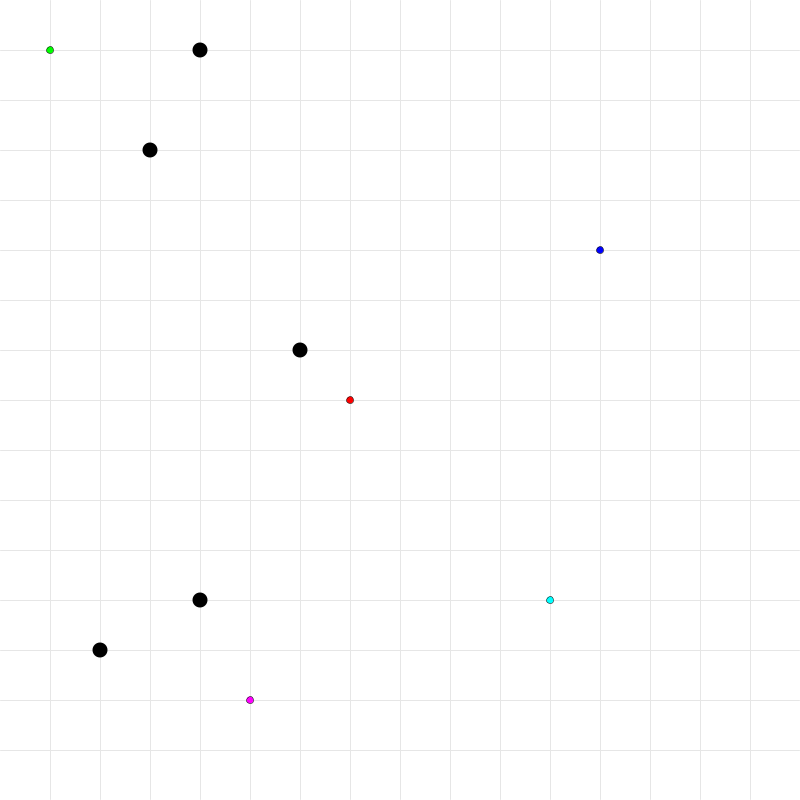
Frame 1 (no input)
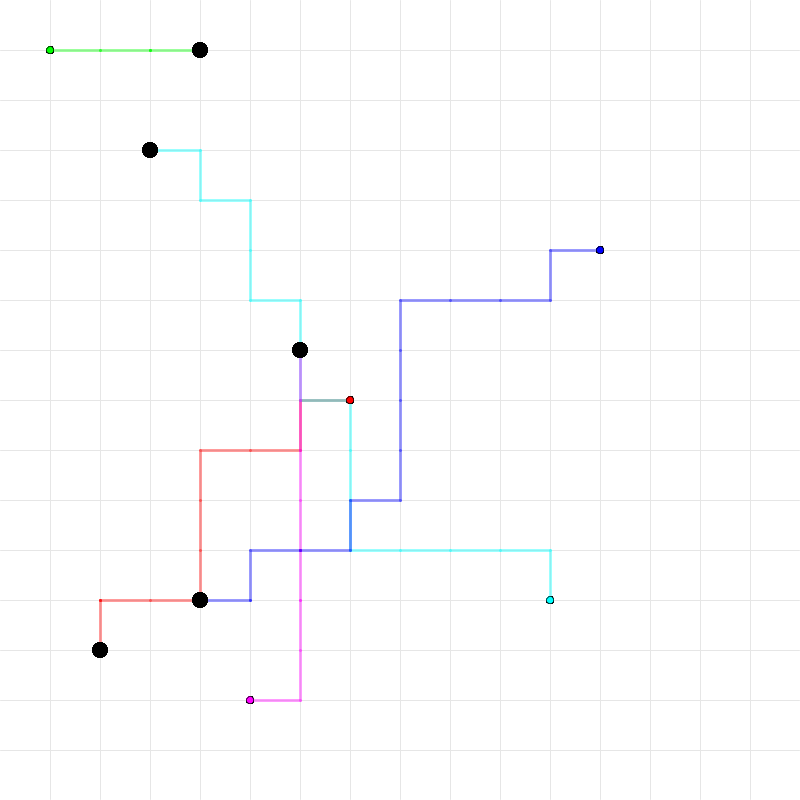
Frame 60 (the mouse pressed at the canvas centre just before this capture)
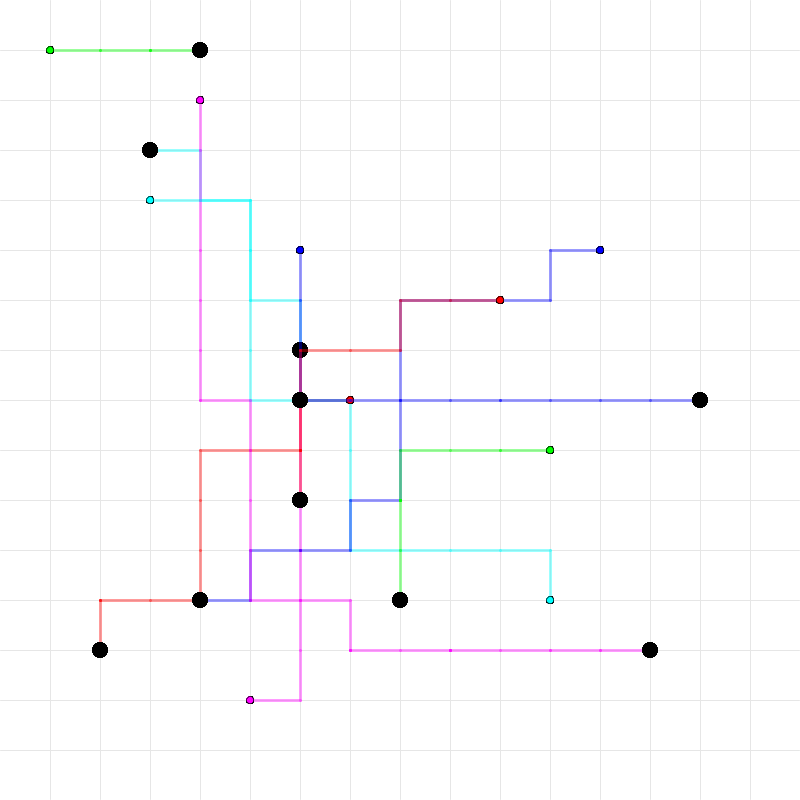
Frame 120 (the mouse held since frame 60 and released just before this capture)

The Processing sketch that drew these frames (run headless with seeded random() and noise(); from frame 60 on, the mouse is pressed at the canvas centre):

// Processing sketch: processing_64393
// ── processing_64393.pde

float beginX = 50*int(random(1, 16));
float beginY = 50*int(random(1, 16));
float endX  = 50*int(random(1, 16));
float endY = 50*int(random(1, 16));
float x = 0;
float y = 0;

float beginX2 = 50*int(random(1, 16));
float beginY2 = 50*int(random(1, 16));
float endX2  = 50*int(random(1, 16));
float endY2 = 50*int(random(1, 16));
float x2 = 0;
float y2 = 0;

float beginX3 = 50*int(random(1, 16));
float beginY3 = 50*int(random(1, 16));
float endX3  = 50*int(random(1, 16));
float endY3 = 50*int(random(1, 16));
float x3 = 0;
float y3 = 0;

float beginX4 = 50*int(random(1, 16));
float beginY4 = 50*int(random(1, 16));
float endX4  = 50*int(random(1, 16));
float endY4 = 50*int(random(1, 16));
float x4 = 0;
float y4 = 0;

float beginX5 = 50*int(random(1, 16));
float beginY5 = 50*int(random(1, 16));
float endX5  = 50*int(random(1, 16));
float endY5 = 50*int(random(1, 16));
float x5 = 0;
float y5 = 0;

float distX = endX - beginX;
float distY = endY - beginY; 
float fracX = abs(distX/50);
float fracY = abs(distY/50);

float distX2 = endX2 - beginX2;
float distY2 = endY2 - beginY2; 
float fracX2 = abs(distX2/50);
float fracY2 = abs(distY2/50);

float distX3 = endX3 - beginX3;
float distY3 = endY3 - beginY3; 
float fracX3 = abs(distX3/50);
float fracY3 = abs(distY3/50);

float distX4 = endX4 - beginX4;
float distY4 = endY4 - beginY4; 
float fracX4 = abs(distX4/50);
float fracY4 = abs(distY4/50);

float distX5 = endX5 - beginX5;
float distY5 = endY5 - beginY5; 
float fracX5 = abs(distX5/50);
float fracY5 = abs(distY5/50);

float stepX = (1/fracX)*distX;
float stepY = (1/fracY)*distY;
float pctx = 0.0;
float pcty = 0.0;
float oldX = 0;
float oldY = 0;

float stepX2 = (1/fracX2)*distX2;
float stepY2 = (1/fracY2)*distY2;
float pctx2 = 0.0;
float pcty2 = 0.0;
float oldX2 = 0;
float oldY2 = 0;

float stepX3 = (1/fracX3)*distX3;
float stepY3 = (1/fracY3)*distY3;
float pctx3 = 0.0;
float pcty3 = 0.0;
float oldX3 = 0;
float oldY3 = 0;

float stepX4 = (1/fracX4)*distX4;
float stepY4 = (1/fracY4)*distY4;
float pctx4 = 0.0;
float pcty4 = 0.0;
float oldX4 = 0;
float oldY4 = 0;

float stepX5 = (1/fracX5)*distX5;
float stepY5 = (1/fracY5)*distY5;
float pctx5 = 0.0;
float pcty5 = 0.0;
float oldX5 = 0;
float oldY5 = 0;

void setup(){
  
  size(800, 800);
  smooth();
  background(255);

  frameRate(20);

  for (int a=50; a<width; a+=50){
  stroke(230);
  line(a, 0, a, width-1);
  line(0, a, width-1, a);
  }
  
beginX = 50*int(random(1, 16));
beginY = 50*int(random(1, 16));
endX  = 50*int(random(1, 16));
endY = 50*int(random(1, 16));
x = 0;
y = 0;

beginX2 = 50*int(random(1, 16));
beginY2 = 50*int(random(1, 16));
endX2  = 50*int(random(1, 16));
endY2 = 50*int(random(1, 16));
x2 = 0;
y2 = 0;

beginX3 = 50*int(random(1, 16));
beginY3 = 50*int(random(1, 16));
endX3  = 50*int(random(1, 16));
endY3 = 50*int(random(1, 16));
x3 = 0;
y3 = 0;

beginX4 = 50*int(random(1, 16));
beginY4 = 50*int(random(1, 16));
endX4  = 50*int(random(1, 16));
endY4 = 50*int(random(1, 16));
x4 = 0;
y4 = 0;

beginX5 = 50*int(random(1, 16));
beginY5 = 50*int(random(1, 16));
endX5  = 50*int(random(1, 16));
endY5 = 50*int(random(1, 16));
x5 = 0;
y5 = 0;

distX = endX - beginX;
distY = endY - beginY; 
fracX = abs(distX/50);
fracY = abs(distY/50);

distX2 = endX2 - beginX2;
distY2 = endY2 - beginY2; 
fracX2 = abs(distX2/50);
fracY2 = abs(distY2/50);

distX3 = endX3 - beginX3;
distY3 = endY3 - beginY3; 
fracX3 = abs(distX3/50);
fracY3 = abs(distY3/50);

distX4 = endX4 - beginX4;
distY4 = endY4 - beginY4; 
fracX4 = abs(distX4/50);
fracY4 = abs(distY4/50);

distX5 = endX5 - beginX5;
distY5 = endY5 - beginY5; 
fracX5 = abs(distX5/50);
fracY5 = abs(distY5/50);

stepX = (1/fracX)*distX;
stepY = (1/fracY)*distY;
pctx = 0.0;
pcty = 0.0;
oldX = 0;
oldY = 0;

stepX2 = (1/fracX2)*distX2;
stepY2 = (1/fracY2)*distY2;
pctx2 = 0.0;
pcty2 = 0.0;
oldX2 = 0;
oldY2 = 0;

stepX3 = (1/fracX3)*distX3;
stepY3 = (1/fracY3)*distY3;
pctx3 = 0.0;
pcty3 = 0.0;
oldX3 = 0;
oldY3 = 0;

stepX4 = (1/fracX4)*distX4;
stepY4 = (1/fracY4)*distY4;
pctx4 = 0.0;
pcty4 = 0.0;
oldX4 = 0;
oldY4 = 0;

stepX5 = (1/fracX5)*distX5;
stepY5 = (1/fracY5)*distY5;
pctx5 = 0.0;
pcty5 = 0.0;
oldX5 = 0;
oldY5 = 0;

}

void draw(){
  int direction = int(random(2));
  int direction2 = int(random(2));
  int direction3 = int(random(2));
  int direction4 = int(random(2));
  int direction5 = int(random(2));

  oldX = x;
  oldY = y;
  
  oldX2 = x2;
  oldY2 = y2;
  
  oldX3 = x3;
  oldY3 = y3;
  
  oldX4 = x4;
  oldY4 = y4;
  
  oldX5 = x5;
  oldY5 = y5;
 
  if (pctx <= 0){
    x = beginX;
  }
  if (pcty <= 0){
    y = beginY;
  } 
  
  if (pctx2 <= 0){
    x2 = beginX2;
  }
  if (pcty2 <= 0){
    y2 = beginY2;
  } 
  
  if (pctx3 <= 0){
    x3 = beginX3;
  }
  if (pcty3 <= 0){
    y3 = beginY3;
  }
  
  if (pctx4 <= 0){
    x4 = beginX4;
  }
  if (pcty4 <= 0){
    y4 = beginY4;
  }
  
  if (pctx5 <= 0){
    x5 = beginX5;
  }
  if (pcty5 <= 0){
    y5 = beginY5;
  }
  
  if ((pctx <= 1.05) && (direction <= 0)){
    x = beginX + (pctx * distX);
    pctx += (1/fracX);
  }
  if ((pcty <= 1.05) && (direction >= 1)){
    y = beginY + (pcty * distY);
    pcty += (1/fracY);
  }
  
  if ((pctx2 <= 1.05) && (direction2 <= 0)){
    x2 = beginX2 + (pctx2 * distX2);
    pctx2 += (1/fracX2);
  }
  if ((pcty2 <= 1.05) && (direction2 >= 1)){
    y2 = beginY2 + (pcty2 * distY2);
    pcty2 += (1/fracY2);
  }
  
  if ((pctx3 <= 1.05) && (direction3 <= 0)){
    x3 = beginX3 + (pctx3 * distX3);
    pctx3 += (1/fracX3);
  }
  if ((pcty3 <= 1.05) && (direction3 >= 1)){
    y3 = beginY3 + (pcty3 * distY3);
    pcty3 += (1/fracY3);
  }
  
  if ((pctx4 <= 1.05) && (direction4 <= 0)){
    x4 = beginX4 + (pctx4 * distX4);
    pctx4 += (1/fracX4);
  }
  if ((pcty4 <= 1.05) && (direction4 >= 1)){
    y4 = beginY4 + (pcty4 * distY4);
    pcty4 += (1/fracY4);
  }
  
  if ((pctx5 <= 1.05) && (direction5 <= 0)){
    x5 = beginX5 + (pctx5 * distX5);
    pctx5 += (1/fracX5);
  }
  if ((pcty5 <= 1.05) && (direction5 >= 1)){
    y5 = beginY5 + (pcty5 * distY5);
    pcty5 += (1/fracY5);
  }
  
  fill(0);
  strokeWeight(3);
  if ((x != 0) && (y != 0) && (oldX != 0) && (oldX != 0)){
  stroke(255,0,0,100);
  line(oldX, oldY, x, y);
  }
  
  if ((x2 != 0) && (y2 != 0) && (oldX2 != 0) && (oldX2 != 0)){
  stroke(0,255,0,100);
  line(oldX2, oldY2, x2, y2);
  }
  
  if ((x3 != 0) && (y3 != 0) && (oldX3 != 0) && (oldX3 != 0)){
  stroke(0,0,255,100);
  line(oldX3, oldY3, x3, y3);
  }
  
  if ((x4 != 0) && (y4 != 0) && (oldX4 != 0) && (oldX4 != 0)){
  stroke(255,0,255,100);
  line(oldX4, oldY4, x4, y4);
  }
  
  if ((x5 != 0) && (y5 != 0) && (oldX5 != 0) && (oldX5 != 0)){
  stroke(0,255,255,100);
  line(oldX5, oldY5, x5, y5);
  }
  
  strokeWeight(.5);
  stroke(0);
  fill(255,0,0);
  ellipse(beginX, beginY, 7, 7);
  fill(0,255,0);
  ellipse(beginX2, beginY2, 7, 7);
  fill(0,0,255);
  ellipse(beginX3, beginY3, 7, 7);
  fill(255,0,255);
  ellipse(beginX4, beginY4, 7, 7);
  fill(0,255,255);
  ellipse(beginX5, beginY5, 7, 7);
  
  noStroke();
  fill(0);
  ellipse(endX, endY, 15, 15);
  ellipse(endX2, endY2, 15, 15);
  ellipse(endX3, endY3, 15, 15);
  ellipse(endX4, endY4, 15, 15);
  ellipse(endX5, endY5, 15, 15);
  
}

void mousePressed(){
  setup();
}
